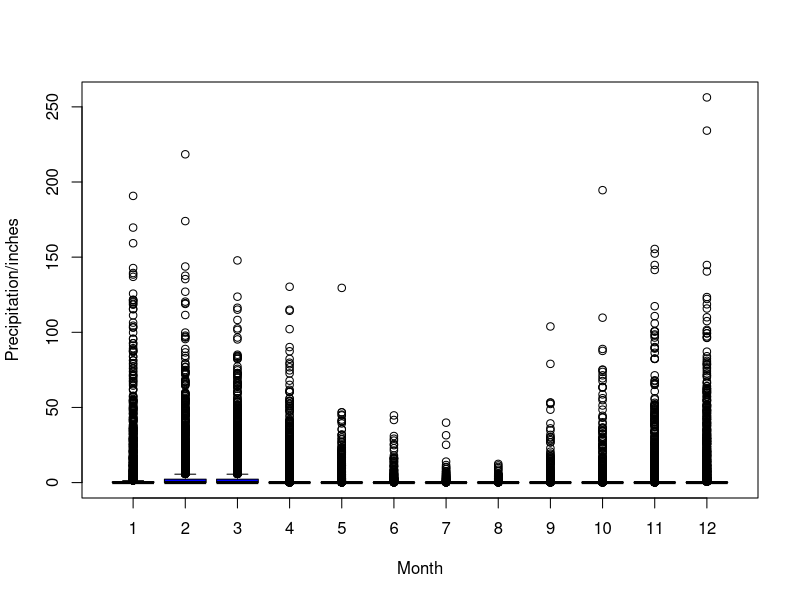
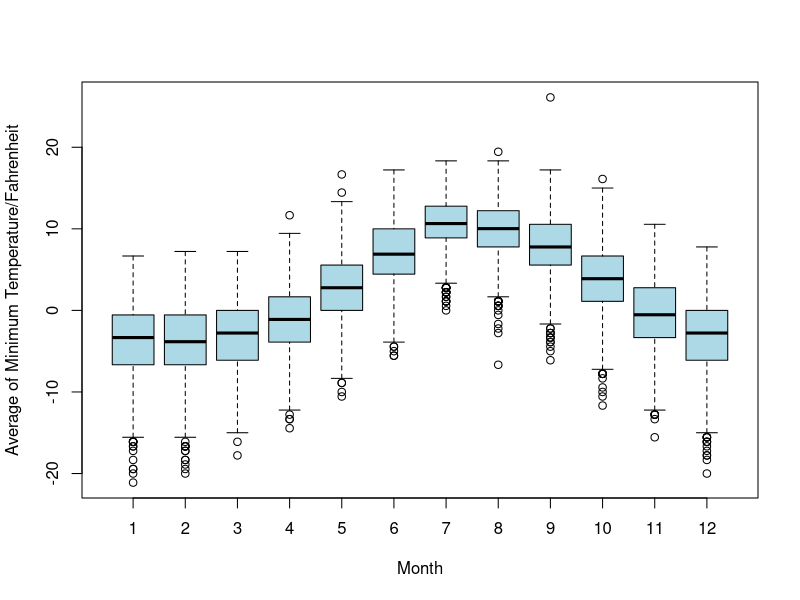
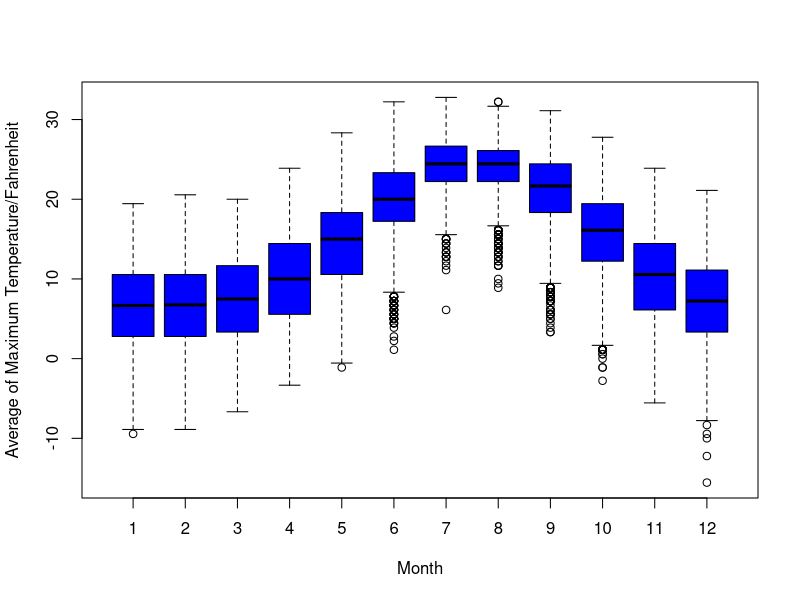
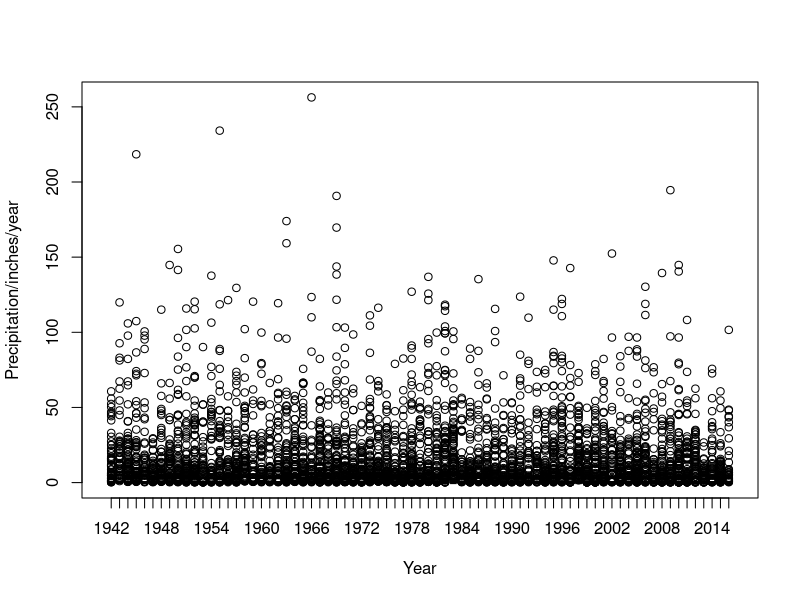
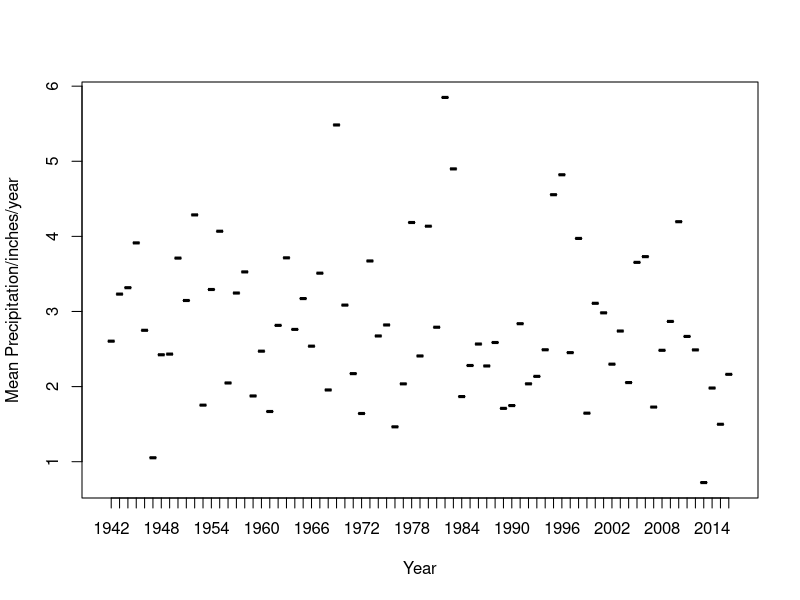

These figures' R source, in order: (Note: this script raises an error after producing the figures.)
## ---- chunk 1
knitr::opts_chunk$set(echo = TRUE)
## ---- chunk 2
climate = read.table("clim.txt", header=T)
boxplot(climate$rain~climate$month,
  ylab="Precipitation/inches",
  xlab="Month", col="blue")
## ---- chunk 3
climate = read.table("clim.txt", header=T)
boxplot(climate$tmin~climate$month,
  ylab="Average of Minimum Temperature/Fahrenheit",
  xlab="Month", col="lightblue")
## ---- chunk 4
climate = read.table("clim.txt", header=T)
boxplot(climate$tmax~climate$month,
  ylab="Average of Maximum Temperature/Fahrenheit",
  xlab="Month", col="blue")
## ---- chunk 5
rainfall= read.table("clim.txt", header=T)
boxplot(rainfall$rain~rainfall$year,
  ylab="Precipitation/inches/year",
  xlab="Year", col="orange")
## ---- chunk 6
YearMeanST <- aggregate (rainfall$rain ~ year, data = rainfall, FUN = function(x) {c(MEAN = mean(x), SD= sd (x))})
names(YearMeanST) 
YearMeanSTTable <- do.call(data.frame, YearMeanST)
colnames(YearMeanSTTable) <- c("Year", "Mean", "SD")
View(YearMeanSTTable)
boxplot(YearMeanSTTable$Mean~YearMeanSTTable$Year,
 ylab="Mean Precipitation/inches/year",
 xlab="Year", col="blue")
## ---- chunk 7
result=which.max(YearMeanSTTable$Mean)
YearMeanSTTable[result,]
## ---- chunk 8
result=which.min(YearMeanSTTable$Mean)
YearMeanSTTable[result,]
## ---- chunk 9
WINTER <- subset(climate, climate$month <3)
winter <- climate$month (climate$month[1:2])
## ---- chunk 10
plot(pressure)
